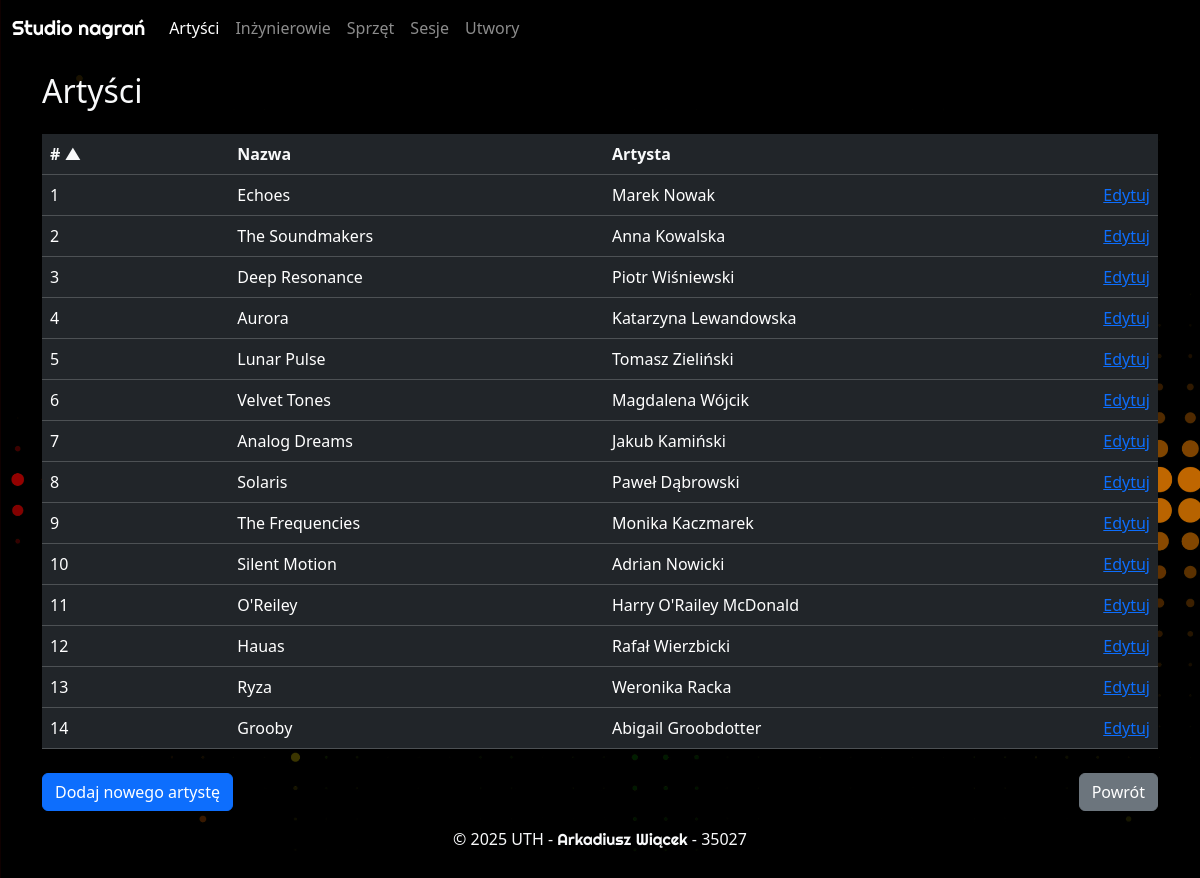
Page /artysci on the earlier database version.
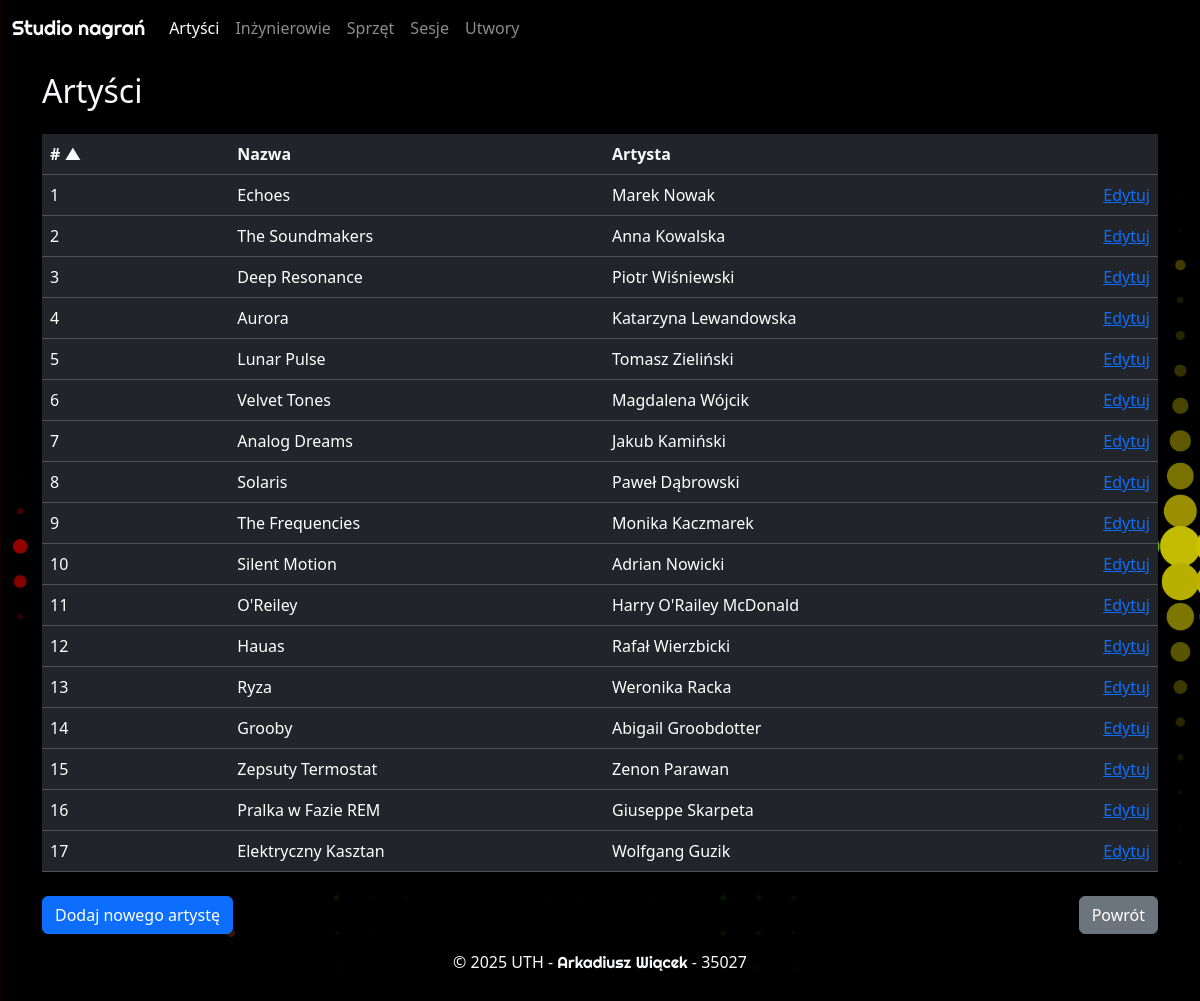
Same page on the later database version.
### studio_nagran.py (models this page shows)
class Artysci(Base):
    __tablename__ = "artysci"
    IdArtysty = Column(Integer, primary_key=True)
    Nazwa = Column(String)
    Imie = Column(String)
    Nazwisko = Column(String)
    sesje = relationship(
        "Sesje", back_populates="artysci", cascade="all, delete-orphan"
    )
    utwory = relationship(
        "Utwory", back_populates="artysci", cascade="all, delete-orphan"
    )

### studio_nagran.py (the view)
@app.route("/artysci")
def artysci_view():
    sesja = Session()
    try:
        sort_by = request.args.get('sort', 'IdArtysty')
        order = request.args.get('order', 'asc')
        sort_columns = {
            'IdArtysty': Artysci.IdArtysty,
            'Nazwa': Artysci.Nazwa,
            'Imie': Artysci.Imie,
            'Nazwisko': Artysci.Nazwisko
        }
        if sort_by not in sort_columns:
            sort_by = 'IdArtysty'
        column = sort_columns[sort_by]
        if order == 'desc':
            column = column.desc()
        else:
            column = column.asc()
        wynik_zapytania = select(Artysci).order_by(column)
        rezultat = sesja.execute(wynik_zapytania)
        artysci = rezultat.scalars().all()
        return render_template("artysci.html", artysci=artysci, sort_by=sort_by, order=order)
    finally:
        sesja.close()

### templates/artysci.html (shortened to what this page needs)
{% extends "base.html" %}
{% block content %}
    <div class="container">
        <div class="row py-1 py-sm-3">
            <div class="col text-light">
                <h2>
                    Artyści
                </h2>
            </div>
        </div>
        <div class="row">
            <div class="col">
                <table class="table table-hover table-dark">
                    <thead>
                        <tr class="d-sm-table-row">
                            <th>
                                <div class="row">
                                    <div class="col-auto col-sm-2">
                                        <a href="?sort=IdArtysty&order={% if sort_by == 'IdArtysty' and order == 'asc' %}desc{% else %}asc{% endif %}" class="text-light text-decoration-none">
                                            # {% if sort_by == 'IdArtysty' %}{% if order == 'asc' %}▲{% else %}▼{% endif %}{% endif %}
                                        </a>
                                    </div>
                                    <div class="col-auto col-sm-4">
                                        <a href="?sort=Nazwa&order={% if sort_by == 'Nazwa' and order == 'asc' %}desc{% else %}asc{% endif %}" class="text-light text-decoration-none">
                                            Nazwa {% if sort_by == 'Nazwa' %}{% if order == 'asc' %}▲{% else %}▼{% endif %}{% endif %}
                                        </a>
                                    </div>
                                    <div class="col-auto col-sm-4">
                                        <a href="?sort=Imie&order={% if sort_by == 'Imie' and order == 'asc' %}desc{% else %}asc{% endif %}" class="text-light text-decoration-none">
                                            Artysta {% if sort_by == 'Imie' %}{% if order == 'asc' %}▲{% else %}▼{% endif %}{% endif %}
                                        </a>
                                    </div>
                                    <div class="col-sm-2 d-none d-sm-block"></div>
                                </div>
                            </th>
                        </tr>
                    </thead>
                    {% for artysta in artysci %}
                        <tr data-bs-toggle="modal"
                            data-bs-target="#artistModal"
                            data-artist-id="{{ artysta.IdArtysty }}"
                            data-artist-name="{{ artysta.Nazwa }}">
                            <td>
                                <div class="row">
                                    <div class="col-12 col-sm-2">
                                        <span class="d-inline d-sm-none"># </span>{{ artysta.IdArtysty }}
                                    </div>
                                    <div class="col-12 col-sm-4">
                                        {{ artysta.Nazwa }}
                                    </div>
                                    <div class="col-6 col-sm-4">
                                        {{ artysta.Imie }} {{ artysta.Nazwisko }}
                                    </div>
                                    <div class="col-6 col-sm-2 align-self-end text-end">
                                        <a href="{{ url_for('edytuj_artyste_view', IdArtysty=artysta.IdArtysty) }}" onclick="event.stopPropagation()">Edytuj</a>
                                    </div>
                                </div>
                            </td>
                        </tr>
                    {% endfor %}
                </table>
            </div>
        </div>
        <div class="row">
            <div class="col-12 col-sm pt-2">
                <a href="{{ url_for("dodaj_artyste_view") }}"
                   class="btn btn-primary btn-block">Dodaj nowego artystę</a>
            </div>
            <div class="col-12 col-sm pt-2 d-flex justify-content-sm-end">
                <a href="{{ url_for("index") }}" class="btn btn-secondary btn-block">Powrót</a>
            </div>
        </div>
    </div>
{% endblock content %}

Differences in the rows shown:
added Artysci: IdArtysty "15", Nazwa "Zepsuty Termostat", Imie "Zenon", Nazwisko "Parawan"
added Artysci: IdArtysty "16", Nazwa "Pralka w Fazie REM", Imie "Giuseppe", Nazwisko "Skarpeta"
added Artysci: IdArtysty "17", Nazwa "Elektryczny Kasztan", Imie "Wolfgang", Nazwisko "Guzik"
